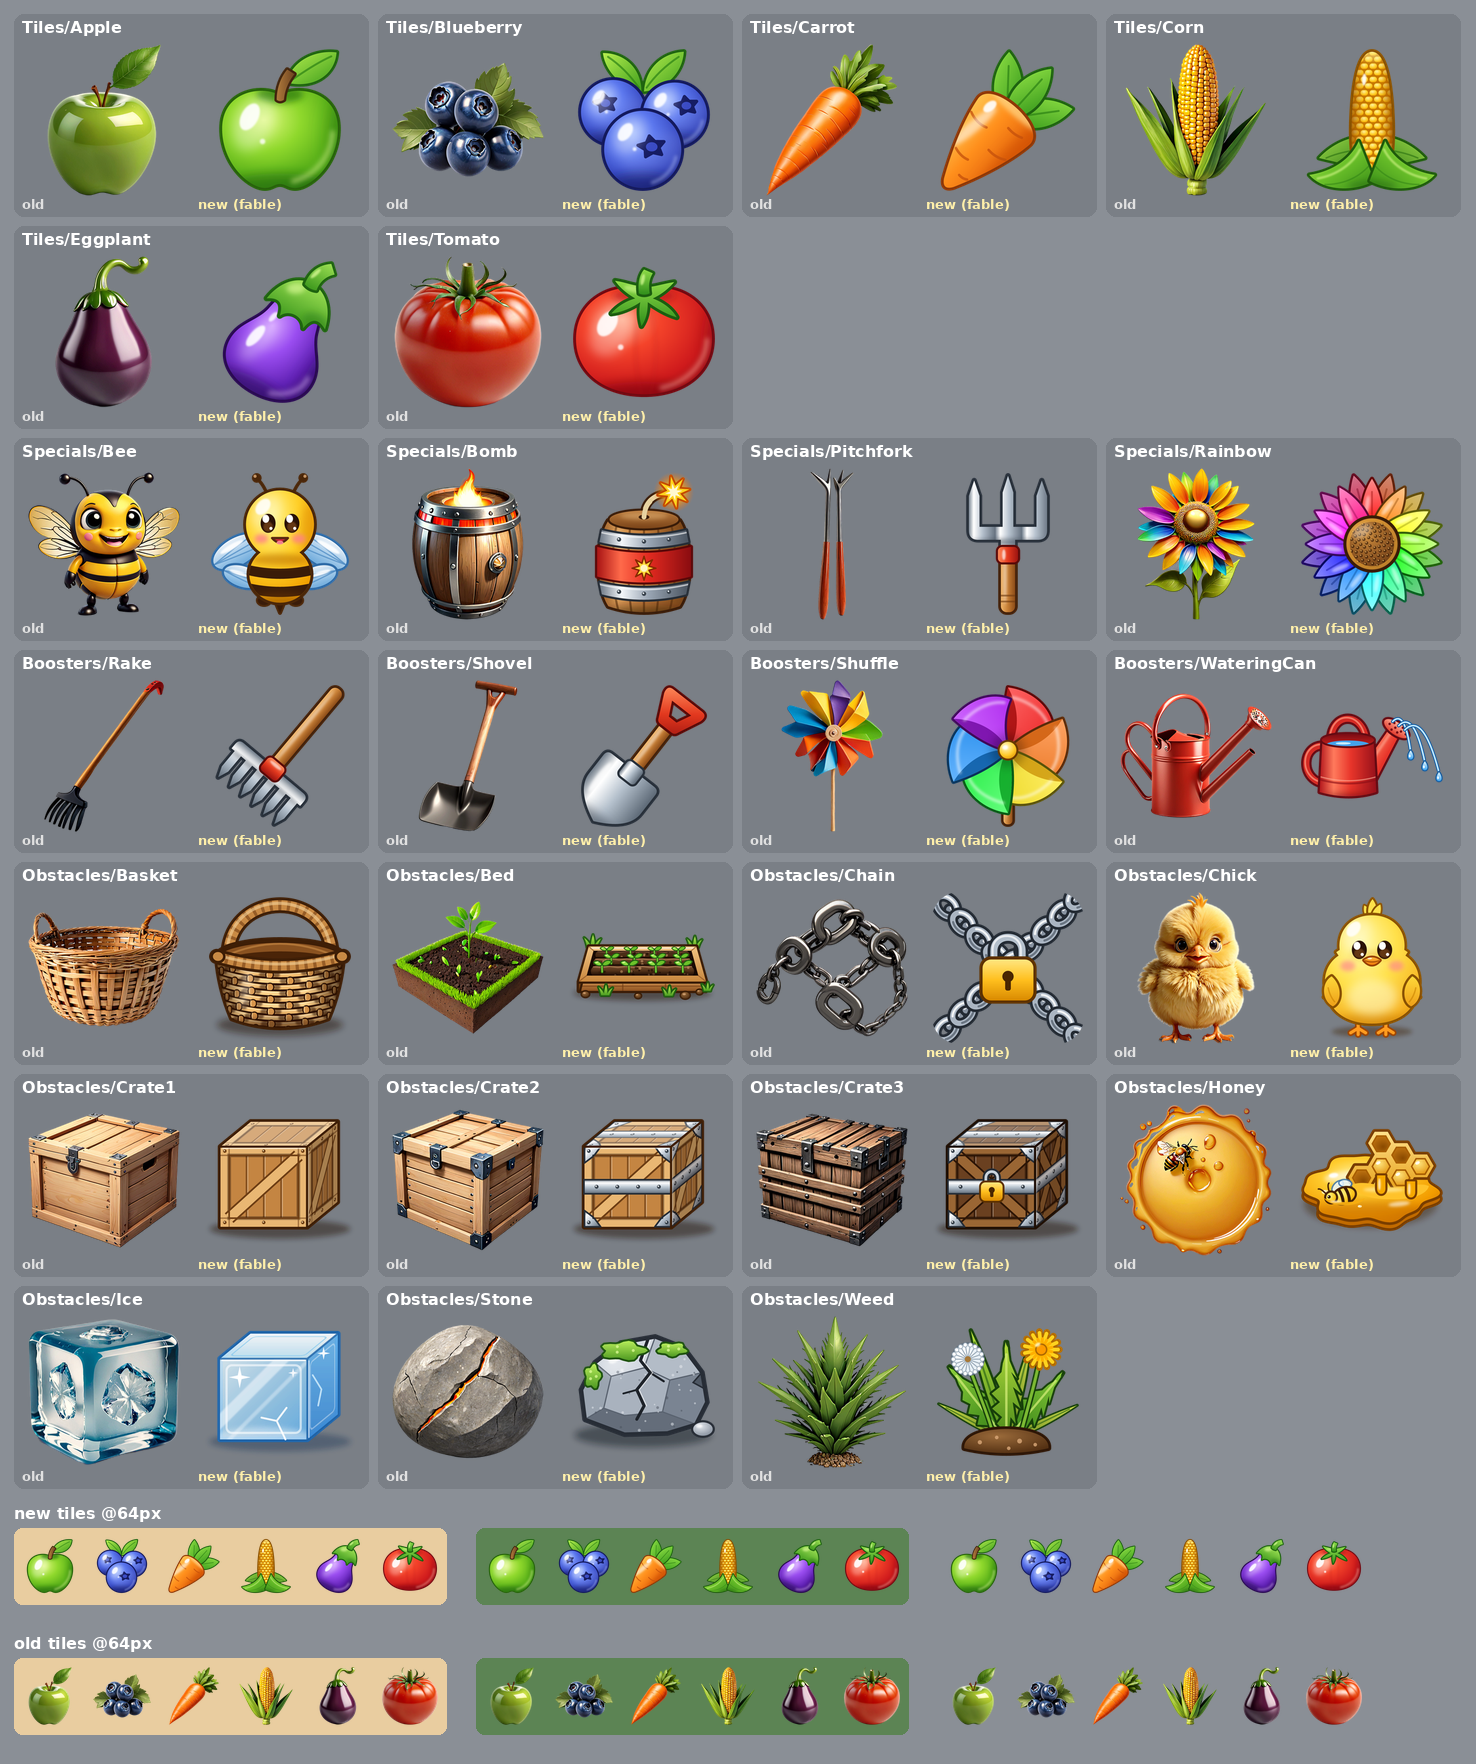

Recreate this plot in Python.
"""Builds compare.png: old (left) vs new (right) for every sprite + 64px readability rows."""
import os
from PIL import Image, ImageDraw, ImageFont
HERE = os.path.dirname(os.path.abspath(__file__))
OLD = os.path.join(HERE, '..', '..', 'unity', 'SunnyValley', 'Assets', 'SunnyValley', 'Resources', 'Art')
GROUPS = [('Tiles', ['Apple', 'Blueberry', 'Carrot', 'Corn', 'Eggplant', 'Tomato']),
          ('Specials', ['Bee', 'Bomb', 'Pitchfork', 'Rainbow']),
          ('Boosters', ['Rake', 'Shovel', 'Shuffle', 'WateringCan']),
          ('Obstacles', ['Basket', 'Bed', 'Chain', 'Chick', 'Crate1', 'Crate2', 'Crate3', 'Honey', 'Ice', 'Stone', 'Weed'])]
BG, PANEL = (138, 143, 150), (122, 127, 134)
def font(sz):
    for p in ('/usr/share/fonts/truetype/dejavu/DejaVuSans-Bold.ttf', '/usr/share/fonts/truetype/liberation/LiberationSans-Bold.ttf'):
        if os.path.exists(p): return ImageFont.truetype(p, sz)
    return ImageFont.load_default()
F, FS = font(16), font(13)
SZ, COLS, CW, CH = 168, 4, 2 * 168 + 28, 168 + 44
rows = []
for g, names in GROUPS:
    for i in range(0, len(names), COLS): rows.append((g, names[i:i + COLS]))
W = COLS * CW + 20
H = len(rows) * CH + 20 + 2 * 130
im = Image.new('RGBA', (W, H), BG + (255,)); d = ImageDraw.Draw(im)
load = lambda base, g, n: Image.open(os.path.join(base, g, n + '.png')).convert('RGBA')
for r, (g, names) in enumerate(rows):
    for c, n in enumerate(names):
        x, y = 10 + c * CW, 10 + r * CH
        d.rounded_rectangle([x + 4, y + 4, x + CW - 6, y + CH - 6], 10, fill=PANEL)
        d.text((x + 12, y + 8), f'{g}/{n}', font=F, fill=(255, 255, 255))
        d.text((x + 12, y + CH - 26), 'old', font=FS, fill=(225, 225, 225)); d.text((x + 12 + SZ + 8, y + CH - 26), 'new (fable)', font=FS, fill=(255, 240, 170))
        for k, base in enumerate((OLD, HERE)):
            s = load(base, g, n).resize((SZ, SZ), Image.LANCZOS)
            im.alpha_composite(s, (x + 10 + k * (SZ + 8), y + 26))
# 64px rows on a board-like background
y0 = len(rows) * CH + 20
for k, (lab, base) in enumerate((('new tiles @64px', HERE), ('old tiles @64px', OLD))):
    y = y0 + k * 130
    d.text((14, y), lab, font=F, fill=(255, 255, 255))
    for j, (bg, x0) in enumerate((((233, 205, 160), 14), ((92, 132, 84), 14 + 6 * 72 + 30), (BG, 14 + 12 * 72 + 60))):
        if x0 + 6 * 72 > W: continue
        d.rounded_rectangle([x0, y + 24, x0 + 6 * 72, y + 24 + 76], 8, fill=bg)
        for i, n in enumerate(GROUPS[0][1]):
            im.alpha_composite(load(base, 'Tiles', n).resize((64, 64), Image.LANCZOS), (x0 + 4 + i * 72, y + 30))
im.convert('RGB').save(os.path.join(HERE, 'compare.png'))
print(im.size)
